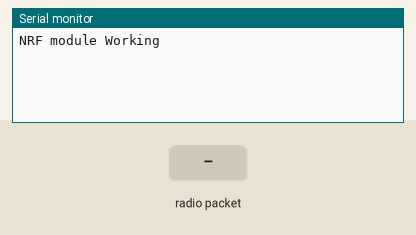
Recording of a sketch running on a simulated Arduino Uno, built with avr-gcc and run on an emulated ATmega328P. On the bench: the last lines printed to the serial monitor. The inputs (shaded band) are chosen by the test bench. No radio packets arrive unless stated.

Above: at 1.2 s.
1.3 s: radio packet "1" arrives
At 2.2 s:
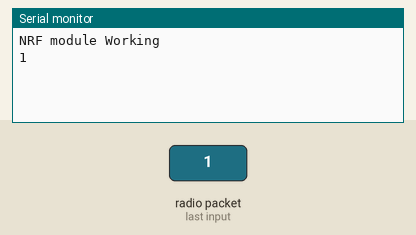
2.8 s: radio packet "0" arrives
At 4.0 s:
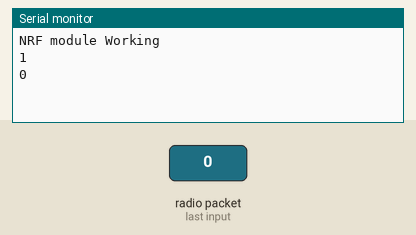
4.3 s: radio packet "2" arrives
At 5.8 s:
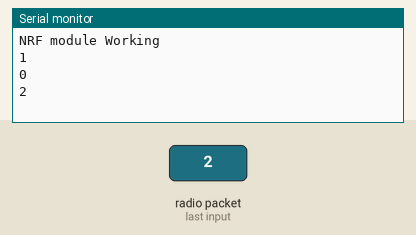

Measured:
- after the input at 1.3 s, the serial monitor: prints a new line at once (image 1)
- after the input at 2.8 s, the serial monitor: prints a new line at once (image 2)
- after the input at 4.3 s, the serial monitor: prints a new line at once (image 3)

The sketch:

nrf_module_2.ino
```cpp
#include <SPI.h>
#include <RF24.h>

RF24 radio(10, 8);

const byte add_1 = 5;
const byte add_2 = 10;

char msg_1[50] = "";

void setup() {
  Serial.begin(9600);

  int result = radio.begin();

  if (result) {
    Serial.println("NRF module Working");
  }
  else {
     Serial.println("NRF module ERROR ");
  }

  radio.openWritingPipe(add_2);
  radio.openReadingPipe(1, add_1);
// Set data rate to RF24_250KBPS, RF24_1MBPS, or RF24_2MBPS
  radio.setDataRate(RF24_2MBPS); // Adjust the data rate as needed
  radio.setPALevel(RF24_PA_MIN);

}

void loop() {
  radio.startListening();

  // Wait for a short time to check for incoming data
  delay(10);

  if (radio.available()) {
    radio.read(&msg_1, sizeof(msg_1));
    Serial.println(msg_1);
  }

  // No need for a delay after reading

  radio.stopListening();
  const char msg_2[] = "msg_from_2nd : 'Lunar_scout_2'";
  radio.write(&msg_2, sizeof(msg_2));

  // Uncomment the lines below if you want to print both received and sent messages
  // Serial.println(msg_1);
  // Serial.println(msg_2);

  // Add a small delay if needed
  delay(10);
}
```
